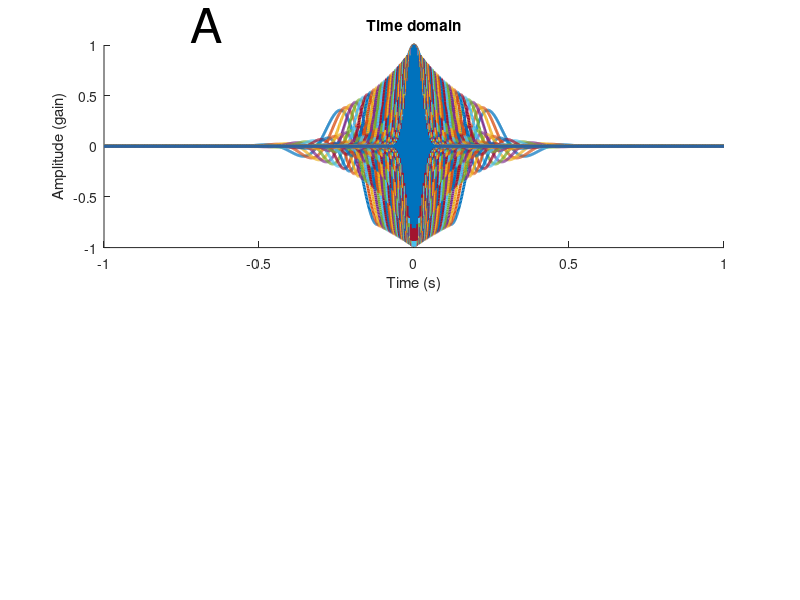

Source code (MATLAB): (Note: this script raises an error after producing the figure.)
%% Step 1: Define Parameters

%initialize variables
srate = 1000; % 1,000Hz
% -500:0 baseline, 1:500 sample, 501:1310 delay (all in ms)
wavet = -1:1/srate:1; % in seconds (length doesn't matter since multiplying by zeroes won't affect convolution)
min_freq = 4; %in Hz (need several cycles in an epoch, these epochs are 500ms min so 4Hz = 2 cycles)
max_freq = 200; %may be no reason to go this high, try 100 after
num_frex = 50; %try 25-35 when only going to 100Hz, better for statistics mult comp corr, less smooth spectrogram
min_fwhm = .400; % in seconds (350ms)
max_fwhm = .050; % in seconds (50ms)
wavpts = length(wavet);
%there are N/2+1 frequencies between 0 and srate/2:
hz = linspace(0,srate/2,floor(wavpts/2)+1); % pos frequencies (not neg) up to Nyquist
frex = logspace(log10(min_freq),log10(max_freq),num_frex); %total num of freq's
% s    = logspace(log10(3),log10(12),num_frex)./(2*pi*frex); %width of gaussian
%fwhm of gaussian windows used to create wavelets logarithmically spaced:
fwhm = logspace(log10(min_fwhm),log10(max_fwhm),length(frex)); % in seconds


%% Step 2: Make wavelets, ensure they taper to 0 at either end in time domain and
% ensure Gaussian in frequency domain

% create wavelets using equation 3 from Cohen, 2018: "A better way to define
% and describe Morlet wavelets for time-frequency analysis"

% now using fwhm-specified in time domain
midp = dsearchn(wavet',0); %identify 0ms on wavelet time axis
% init outputs for empirical fwhm (time domain)
empfwhmT = zeros(length(frex),1);
for fi=1:length(frex) %loop over frequencies
    % create the Gaussian using the FWHM formula (equation 3):
    gwin = exp( (-4*log(2)*wavet.^2) ./ fwhm(fi)^2 ); 
    % measure the empirical fwhm (time domain):
    empfwhmT(fi) = wavet(midp-1+dsearchn(gwin(midp:end)',.5)) - ...
    wavet(dsearchn(gwin(1:midp)',.5));
end 
% empirical approximates specified (empfwhmT ~= fwhm)
% now make the wavelets and visualize them in time and frequency domains in
% addition to computing their fwhm 

empfwhmF = zeros(length(frex),1); %init outputs for emp fwhm (freq domain)

for fi=1:length(frex)
    %create wavelets using eq. 3: sin .* gaussian window
    wavelets(fi,:) = exp(2*1i*pi*frex(fi)*wavet).*exp( (-4*log(2)*wavet.^2) ./ fwhm(fi)^2 );
    wavelets_fft(fi,:) = fft(wavelets(fi,:)); % frequency domain (complex)
    wavelets_fft(fi,:) = wavelets_fft(fi,:)./max(wavelets_fft(fi,:)); % normalize 
    % measure the empirical fwhm (frequency domain)
    magnitude = abs(wavelets_fft(fi,1:length(hz)));
     % find left and right 1/2
    [~,peakx]  = max(wavelets_fft(fi,:)); 
    [~,left5]  = min(abs(wavelets_fft(fi,1:peakx)-.5));
    [~,right5] = min(abs(wavelets_fft(fi,peakx:end)-.5));
    right5 = right5+peakx-1;
    empfwhmF(fi) = hz(right5)-hz(left5);
end

% plot wavelets in time domain- ensure all taper to 0 (or very close)
figure(1), clf
subplot(211)
plot(wavet,real(wavelets),'linew',2)
xlabel('Time (s)'), ylabel('Amplitude (gain)')
text(-0.72,1.2,'A','fontsize',35); box off
title('Time domain'); ax=gca; ax.FontSize = 25;
% plot wavelets in frequency domain- ensure all are symmetric about their
% peak frequency and they taper to 0 on the ends
subplot(212)
plot(hz,abs(wavelets_fft(:,1:length(hz))).^2,'linew',2)
set(gca,'xlim',[0 225]); text(-23,1.08,'B','fontsize',35);
xlabel('Frequency (Hz)'), ylabel('Normalized Power')
title('Frequency domain'); ax=gca; ax.FontSize = 25; box off
% export_fig('wavelets','-png','-transparent'); %save transparent pdf in pwd

% plot FWHM in time domain to show how much temporal smoothing occurs
figure(2), clf
subplot(211)
% plot(frex,empfwhmT*1000,'o:','markersize',8,'markerfacecolor','w','linew',2)
% semilogx(frex,empfwhmT*1000,'o:','markersize',8,'markerfacecolor','w','linew',2)
semilogx(frex,empfwhmT*1000,'.','markersize',25,'markerfacecolor','b')
% set(gca,'xlim',[0 max(frex)*1.05],'ylim',[0 max(empfwhmT)*1000*1.05])
set(gca,'ylim',[0 max(empfwhmT)*1000*1.05],'xminortick','off'); 
xticks(round(frex(1:3:end),1)); ylabel('FWHM (ms)')
text(2.2,max(empfwhmT)*1000*1.05+35,'A','fontsize',35);
title('Temporal Resolution log-lin'); ax=gca; ax.FontSize = 25;
ax.XTickLabel=[]; box off

% plot FWHM in frequency domain to show how much spectral smoothing occurs
subplot(212)
% plot(frex,empfwhmF,'s:','markersize',10,'markerfacecolor','w','linew',2)
% semilogx(frex,empfwhmF,'s:','markersize',8,'markerfacecolor','w','linew',2)
semilogx(frex,empfwhmF,'.','markersize',25,'markerfacecolor','b')
set(gca,'ylim',[0 max(empfwhmF)*1.05],'xminortick','off')
text(2.2,max(empfwhmF)*1.05+1,'B','fontsize',35);
xticks(round(frex(1:3:end),1)); box off
% set(gca,'xlim',[0 max(frex)*1.05],'ylim',[0 max(empfwhmF)*1.05],'xtick',frex)
xlabel('Wavelet frequency (Hz)'), ylabel('FWHM (Hz)')
title('Spectral Resolution log-lin'); ax=gca; ax.FontSize = 25;
% export_fig('fwhm smoothing','-png','-transparent'); %save transparent pdf in pwd

% Prepped figs for paper- check after the T/F analysis, may need
% to change parameters of wavelets to extract analytic signal in diff ways

%% Create analytic signal using the complex morlet wavelet family for both 
% monkeys, both conditions, all days, all channels and all trials

% load lfp's from:
% \OneDrive\Documents\PhD @ FAU\research\High Frequency FP Activity in VWM\data

load('time_domain-m1.mat') %dataM1goodCorR1 & dataM1goodIncR1
load('time_domain-m2.mat') %dataM2goodCorR1 & dataM2goodIncR1

%package into data variable 1: correct & 2: incorrect, then remove
data.mAgoodR1(1) = dataM1goodCorR1; data.mAgoodR1(2) = dataM1goodIncR1; 
data.mBgoodR1(1) = dataM2goodCorR1; data.mBgoodR1(2) = dataM2goodIncR1; 
clear dataM1goodCorR1 dataM2goodCorR1 dataM1goodIncR1 dataM2goodIncR1

%504 samples in baseline
%505 samples in cue
%811 samples in delay
%274 samples in match (check this)
%2094 total samples across all chans

% begin definining convolution parameters
n_wavelet = length(wavet);
half_of_wavelet_size = floor(n_wavelet/2)+1;
% define trial timeline
signalt = -.504:1/srate:1.589; %504 (nonzero sample) + 811 (delay) + 274 (match)=1589ms
% signalt = -.5:1/srate:1.31; % in seconds
% vector of time points to save in post-analysis downsampling
times2save = -400:10:1466; % in ms, 1466 = 505 (sample) + 811 (delay) + 150 (match)
% time vector converted to indices
times2saveidx = dsearchn((signalt.*1000)',times2save');
% define baseline time
baset = [-.4 -.1]; % in seconds
baseidx = dsearchn(signalt',baset');

monkeys=fieldnames(data');
monkey=monkeys(end) %testing
dday=alldays(end) %testing
chan=allchans(end) %testing

%one loop for each monkey
monkey=monkeys(1) %which monkey: 1 = mA / Clark, 2 = mB / Betty

tic
%correct + incorrect
for i=1:2 %1 is correct, 2 is incorrect
    alldays = fieldnames(data.(monkey{:})(i))'; %extract all days
    for dday=alldays %loop thru days
        allchans = size(data.(monkey{:})(i).(dday{:}).lfp,1);
        %remove erp to free up space
%         data.(monkey{:})(i).(dday{:}) = rmfield(data.(monkey{:})(i).(dday{:}),'erp');
        for chan=1:allchans %loop thru chans
            %rem single chan dim, convert to µV (1V = 10^6µV =1,000,000µV)
            %and confirm time x trials leftover
            signal = squeeze(data.(monkey{:})(i).(dday{:}).lfp(chan,:,:)).* 1e6;
            reflectsig_all = zeros(size(signal,1)+2*n_wavelet,size(signal,2)); %initialize reflected signals mat
            % reflect all trials
            for signalN=1:size(signal,2) %loop through trials
                reflectsig = [ signal(n_wavelet:-1:1,signalN); signal(:,signalN); signal(end:-1:end-n_wavelet+1,signalN); ];        
                reflectsig_all(:,signalN) = reflectsig;
            end
            % concatenate into a super-trial
            reflectsig_supertri = reshape(reflectsig_all,1,[]); % reshape to 1D time-trials
    %         % plot original signal (example from mB chan 23 trial 848
    %         figure(1), clf
    %         subplot(211)
    %         plot(signal(:,848)','LineWidth',2,'color','b')
    %         set(gca,'xlim',[0 numel(reflectsig)]-n_wavelet)
    %         ylabel('Voltage (\muV)'); title('Original Signal')
    %         ax=gca; ax.FontSize = 25; x1=xticklabels; 
    %         set(gca, 'XTickLabel', []); box off
    %         % plot reflected signal
    %         subplot(212)
    %         p21=plot(n_wavelet+1:length(signal(:,848))+n_wavelet,signal(:,848),...
    %             'LineWidth',3,'color','b');
    %         hold on
    %         p22=plot(reflectsig,'-','LineWidth',2,'color','k');
    %         p22.Color(4) = 0.35; %change transparency
    %         set(gca,'xlim',[0 numel(reflectsig)])
    %         title('Reflected Signal'); xlabel('Time step (ms)')
    %         ylabel('Voltage (\muV)')
    %         ax=gca; ax.FontSize = 25; xticklabels(x1); box off
    %         legend({'original';'reflected'},'FontSize',25,'Location','best','box','off')
    %         export_fig('reflected signal','-png','-transparent'); %save transparent pdf in pwd
            % step 1: finish defining convolution parameters
            n_data = length(reflectsig_supertri); % time*trials
            n_convolution = n_wavelet+n_data-1;
            % step 2: take FFTs
            fft_data = fft(reflectsig_supertri,n_convolution); % all trials for chan
            % which area is this chan
            area = char(data.(monkey{:})(i).(dday{:}).areas(chan));
            %init power mat: freqidx x time x trials:
            pow = zeros(length(frex),length(times2save),size(signal,2)); 
            parfor fi=1:length(frex)
                % FFT of wavelet
                fft_wavelet = fft(wavelets(fi,:),n_convolution);
                % step 3: normalize kernel by scaling amplitudes to one in the 
                % frequency domain. prevents amplitude from decreasing with 
                % increasing frequency. diff from 1/f scaling
                fft_wavelet = fft_wavelet ./ max(fft_wavelet);
                % step 4: point-wise multiply and take iFFT
                as = ifft( fft_data.*fft_wavelet ); % analytic signal
                % step 5: trim wings
                as = as(half_of_wavelet_size:end-half_of_wavelet_size+1);
                % step 6: reshape back to reflected time-by-trials
                as = reshape(as,size(reflectsig_all,1),size(reflectsig_all,2));
                % step 7: chop off the reflections
                as = as(n_wavelet+1:end-n_wavelet,:);
                % as is now a time x trial complex matrix
    %             % compute baseline power averaged over trials then timepoints
    %             basePow = mean( mean( abs( as(baseidx(1):baseidx(2),:).^2 ),2 ),1 );
                % store dB-norm'd down-sampled power for each frequency in freq
                % x time x trials
    %             dbpow(fi,:,:) = 10*log10( abs( as(times2saveidx,:) ) .^2 ./basePow); 
                % save raw power for ea. freqidx x down-sampled time x
                % trial
                pow(fi,:,:) = abs( as(times2saveidx,:) ) .^2;
                % mean( abs( as_ ).^2, 2);
%                     clear fft_wavelet as % start anew with these var's ea. loop
            end
            %save downsampled power as chan x freqidx x time x trials
            data.(monkey{:})(i).(dday{:}).power(chan,:,:,:) = pow;                
            clear pow % start anew with this var ea. loop
        end
%             find(squeeze(data.(monkey{:})(i).(dday{:}).power(13,:,:,:))~=0); %testing
        %remove lfp to free up space in data var since we're done w/ it
%         data.(monkey{:})(i).(dday{:}) = rmfield(data.(monkey{:})(i).(dday{:}),'lfp');
    end
end
toc

%759.832210 seconds. (lab pc) saved average power
% save avg power in var ie: data.mAgoodR1(1).d060406.pow (chan x freqidx x time) in :
% OneDrive\Documents\PhD @ FAU\research\High Frequency FP Activity in VWM\data
% also has ie: data.mAgoodR1(1).d060406.areas (areas for each chan)

%only the last channel is showing up 
%find(squeeze(data.mBgoodR1(2).d090625.pow(10,:,:,:))~=0); %testing
% find(squeeze(pow(19,:,:))~=0); %testing

squeeze(data.(monkey{:})(i).(dday{:}).power(13,:,:,:)); %testing 
%freqidx x downsampled time points x trials (monkey B correct day d091001)

%% initialize variables

% define trial timeline
signalt = -.504:1/srate:1.589; %504 (nonzero sample) + 811 (delay) + 274 (match)=1589ms
% vector of time points to save in post-analysis downsampling
times2save = -400:10:1466; % in ms, 1466 = 505 (sample) + 811 (delay) + 150 (match)
% time vector converted to indices
times2saveidx = dsearchn((signalt.*1000)',times2save');
% define baseline time
baset = [-.4 -.1]; % in seconds
baseidx = dsearchn(signalt',baset');

% which areas depends on monkeyN
allchans = size(data.(monkey{:})(i).(dday{:}).power,1); %total # of chans
areas = string(data.(monkey{:})(i).(dday{:}).areas); %all areas


%% plotting the raw difference data

% contourf plot template:
% x = 1 x samples
% y = 1 x frequencies
% z = frequencies x samples
% contourf(x,y,z,...)

triggers = [0 0.505 .505+.811]; %cueonset, cueoffset, matchonset

figure(1), clf %open fig and maximize to prepare for viewing

powmBvid = VideoWriter('powmBvid'); %open video file
powmBvid.FrameRate = 5;  %can adjust this, 5 - 10 seems to work
open(powmBvid)

for chanN=1:allchans %loop thru chans
    %pull out correct & incorrect power avg over trials (frex x time/samples)
    cor = mean( squeeze( data.(monkey{:})(1).(dday{:}).power(chanN,:,:,:) ),3 ); 
    % inc = mean( squeeze( data.(monkey{:})(2).(dday{:}).power(chan,:,:,:) ),3 ); 
    % compute the difference in power between the two conditions
    % diffmap = cor - inc;
    figure(1), clf
    contourf(signalt(times2saveidx),frex,cor,100,'linecolor','none')
    yL = get(gca,'YLim'); line([0 triggers(2) triggers(3);0 triggers(2) triggers(3)],...
        yL,'Color','k','LineWidth',4,'LineStyle',':'); 
    set(gca,'ytick',round(logspace(log10(frex(1)),log10(frex(end)),10)*100)/100,'yscale','log','YMinorTick','off')
    xlabel('Time (s)'), ylabel('Frequency (Hz)'), cbar = colorbar; 
    text(signalt(200),yL(2)*.85,'baseline','color','w','fontsize',20); %baseline
    text(triggers(2)*0.35,yL(2)*.85,'cue','color','w','fontsize',20); %cue
    text(triggers(3)*0.65,yL(2)*.85,'delay','color','w','fontsize',20); %delay
    text(triggers(3)*1.02,yL(2)*.85,'match','color','w','fontsize',20); %delay
    lim = get(cbar,'Limits'); cbar.Ticks=lim;
    cbar.Label.String = 'Raw Power (\muV^2)'; pos = cbar.Label.Position; 
    cbar.Label.Position=[pos(1)-2.5 pos(2)];
    title(sprintf('%s Day %d / %d Chan %d / %d Area %s Correct',monkey{:},...
        find(ismember(alldays,dday{:})),length(alldays),chanN,allchans,areas{chanN}));
    ax=gca; ax.FontSize = 25;
    pause(0.01) %pause to grab frame
    frame = getframe(gcf); %get frame
    writeVideo(powmBvid, frame); %add frame to vid
end

close(powmBvid) %finish with vid
%final video is saved here: 
% OneDrive\Documents\PhD @ FAU\research\High Frequency FP Activity in VWM\data

%see about averaging over channels to get a day-level power spectrogram and
%adding that frame to vid
%build out the day loop

